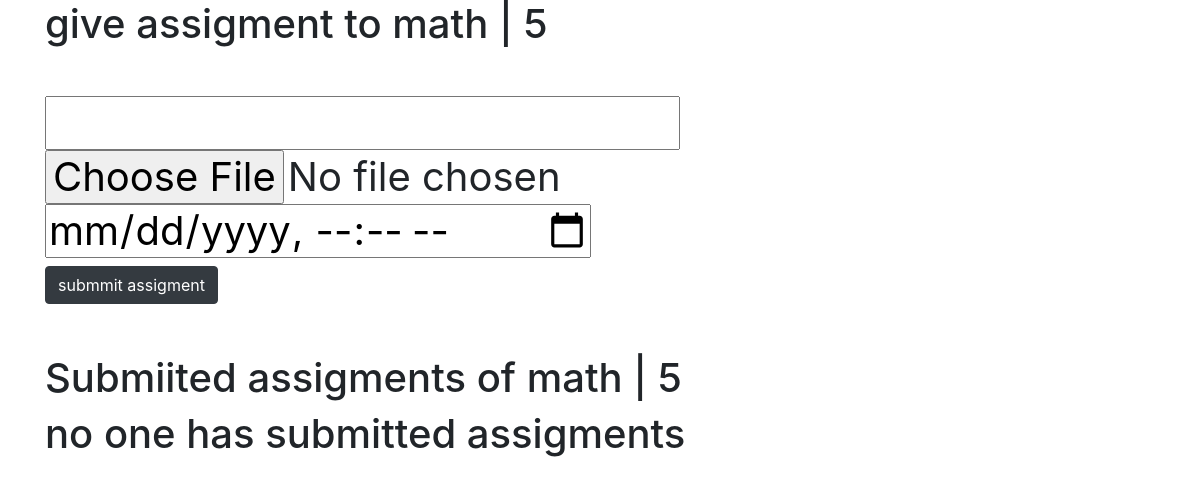
/add_assigment/14 (signed in), run on an earlier commit of the app's database.
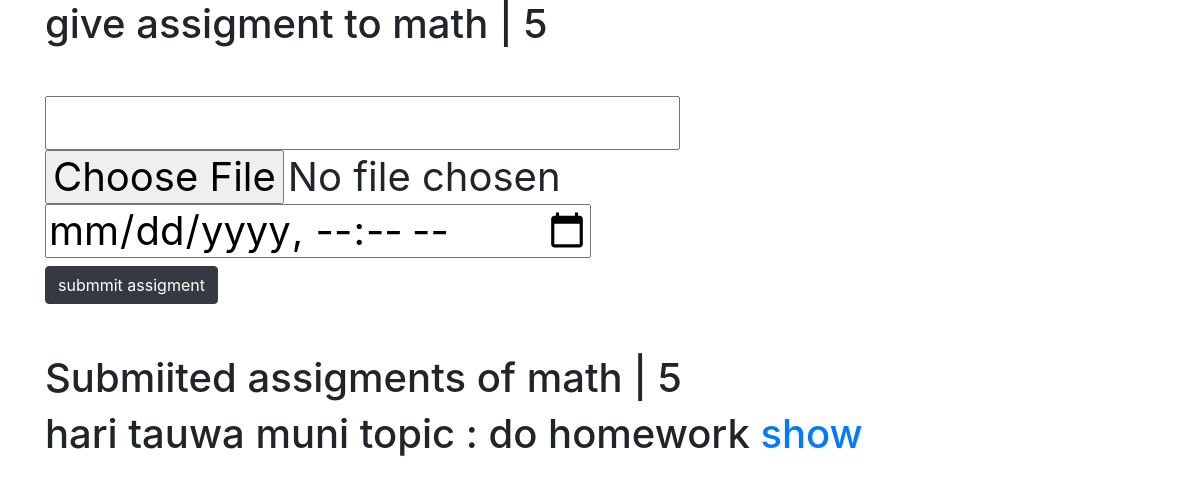
And on a later commit of the database.
### home/models.py (models this page shows)
class Subject(models.Model):
    name = models.CharField(max_length=100)
    grade = models.ForeignKey(grade, on_delete=models.CASCADE)
    def __str__(self):
        return self.name + " | " + str(self.grade.name)

class grade(models.Model):
    name = models.IntegerField()
    def __str__(self):
        return ("class: "+str(self.name))

class submmitted_assigmet(models.Model):
    student = models.ForeignKey(student, on_delete=models.CASCADE)
    assigment = models.OneToOneField('Assigment', on_delete=models.DO_NOTHING)
    submitted = models.FileField(
        upload_to='media/student_subbmit_assigment', max_length=100)
    subject = models.ForeignKey('Subject', on_delete=models.CASCADE)
    def __str__(self):
        return f'{self.student} , | {self.assigment}'

class student(models.Model):
    user_name = models.OneToOneField(User, on_delete=models.CASCADE)
    full_name = models.CharField(max_length=20)
    grade = models.ForeignKey(grade, on_delete=models.CASCADE)
    age = models.IntegerField(null=True)
    father_name = models.CharField(max_length=20)
    mothers_name = models.CharField(max_length=20)
    joined_year = models.DateField(auto_now=True, null=True)
    email = models.EmailField()
    def __str__(self):
        return str(self.full_name)

class Assigment(models.Model):
    name = models.FileField(upload_to='media/techer_give_assigment')
    topic = models.CharField(max_length=20)
    garde = models.ForeignKey(grade, on_delete=models.CASCADE)
    teacher = models.ForeignKey(Teacher, on_delete=models.CASCADE)
    subject = models.ForeignKey(Subject, on_delete=models.CASCADE)
    due_date = models.DateTimeField()
    def __str__(self):
        return f'{self.name} | {self.garde} | {self.teacher} | {self.subject}'

### home/views.py (the view, shortened to what this page needs)
# urls.py: path('add_assigment/<int:pk>', add_assigment, name="add_assigment"),
@login_required(login_url='login')
def add_assigment(request, pk):
    try:
        give_assigment = Subject.objects.get(pk=pk)
        Show_assigment = submmitted_assigmet.objects.filter(
            subject=give_assigment)
    except:
        return redirect('home')
    print(give_assigment, Show_assigment)
    print(Show_assigment)
    context = {
        'assigment': give_assigment,
        'student_ass': Show_assigment,
    }
    return render(request, 'teacher_submmit.html', context)

### home/models.py (called while the page is built)
    def __str__(self):
        return str(self.full_name)

### templates/teacher_submmit.html (shortened to what this page needs)
<!DOCTYPE html>
<html lang="en">
  <head>
    <link
      rel="stylesheet"
      href="https://cdn.jsdelivr.net/npm/bootstrap@4.5.3/dist/css/bootstrap.min.css"
    />
  </head>
  <body>
    <div class="container">
      <h1>
        give assigment to {{assigment}}
        <br />
        <br />
        <form method="POST" enctype="multipart/form-data">
          <input type="text" name="assigment" />
          <input type="file" id="file" name="file" />
          <input type="datetime-local" name="date_s" />
          <br />
          <button class="btn btn-dark">submmit assigment</button>
          <br />
          <br />
          Submiited assigments of {{assigment}}
          <br />
        </form>
        {% if student_ass %} {%for assi in student_ass %}
        {{assi.student.full_name}} topic : {{assi.assigment.topic}}
        <a href="{{assi.submitted.url}}" target="_blank">show</a>
        {% endfor %} {% else %} no one has submitted assigments {% endif %}
      </h1>
    </div>
  </body>
</html>

What changed in the data, as far as the page shows it:
added submmitted_assigmet: student.full_name "hari tauwa muni", assigment.topic "do homework"
Also different on the page:
text no longer shown: "no one has submitted assigments"
